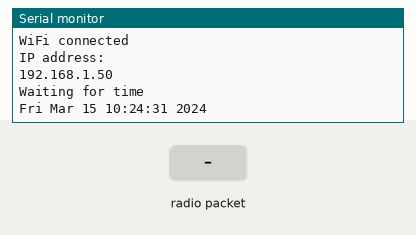
A program run on a simulated ESP32. On the bench: the last lines printed to the serial monitor. The test bench sets the inputs (shaded band). WiFi joins after 1.5 s; servers stay silent unless stated; uploads are accepted with an empty reply; the local clock reads 2024-03-15 10:24:30 at power-on unless the program sets it; no radio packets arrive unless stated.

Above: at 2.7 s.
2.8 s: radio packet "1" arrives
At 4.9 s:
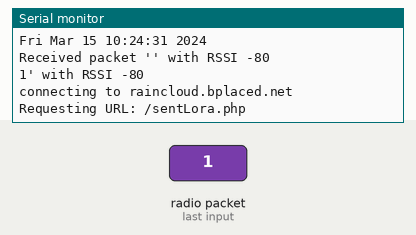
5.3 s: radio packet "0" arrives
At 6.0 s:
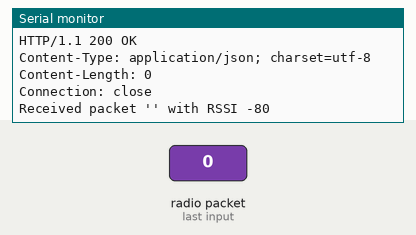
6.8 s: radio packet "2" arrives
At 8.8 s:
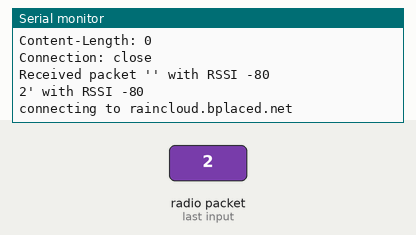

The program:

main.cpp
```cpp
#include <WiFi.h>
#include <time.h>
#include <SPI.h>
#include <LoRa.h>
#include <TinyGPS++.h>

#define myID 3

#define ss 18
#define rst 14
#define dio0 2
const char *ssid = "Freifunk";
const char *iphost = "raincloud.bplaced.net";
/*
const char *host = "api.openweathermap.org";
const char *privateKey = "3dd27852d3ad61da5c6c32f688898aa4";
const char *streamId = "....................";
*/
TinyGPSPlus gps;
double lat = 48.770814;
double lng = 9.175058;
int counter = 0;

String inputString = "";     // a String to hold incoming data
bool stringComplete = false; // whether the string is complete

void setup()
{
  inputString = "";
  Serial.begin(9600);
  //Serial1.begin(9600);
  while (!Serial)
    ;
  //replace the LoRa.begin(---E-) argument with your location's frequency
  //433E6 for Asia
  //866E6 for Europe
  //915E6 for North America
  //pinMode(ledpin,OUTPUT);
  LoRa.setPins(ss, rst, dio0);
  Serial.println("LoRa Receiver");
  int c = 0;
  while (!LoRa.begin(868E6))
  {

    Serial.print(".");
    if (c++ >= 50)
    {
      c = 0;
      Serial.println(".");
    }
    delay(500);
  }
  LoRa.setSyncWord(0xF3);
  Serial.println("LoRa Initializing OK!");

  // We start by connecting to a WiFi network

  Serial.println();
  Serial.println();
  Serial.print("Connecting to ");
  Serial.println(ssid);

  // WiFi.begin(ssid, password);
  WiFi.begin(ssid);
  while (WiFi.status() != WL_CONNECTED)
  {
    delay(500);
    Serial.print(".");
  }

  Serial.println("");
  Serial.println("WiFi connected");
  Serial.println("IP address: ");
  Serial.println(WiFi.localIP());

  int timezone = 2;
  int dst = 0;
  configTime(timezone * 3600, dst * 0, "pool.ntp.org", "time.nist.gov");
  Serial.println("\nWaiting for time");
  c = 0;
  while (!time(nullptr))
  {
    Serial.print(".");
    if (c++ >= 50)
    {
      c = 0;
      Serial.println(".");
    }
    delay(5000);
  }
  time_t now = time(nullptr);
  Serial.println(ctime(&now));
  Serial.println("");
}

int value = 0;

String postData(const char *thishost, String thisurl, String PostData)
{
  //ledON();
  Serial.print("connecting to ");
  Serial.println(thishost);
  // Use WiFiClient class to create TCP connections
  WiFiClient client;
  const int httpPort = 80;
  if (!client.connect(thishost, httpPort))
  {
    Serial.println("connection failed");
    return "connection failed";
  }
  Serial.print("Requesting URL: ");
  Serial.println(thisurl);
  // This will send the request to the server
  client.println("POST " + thisurl + " HTTP/1.1");
  client.println("Host: " + String(thishost)); //was macht das
  client.println("Cache-Control: no-cache");
  client.println("Content-Type: application/x-www-form-urlencoded"); //was macht das
  client.print("Content-Length: ");
  client.println(PostData.length());
  client.println();
  client.println(PostData);

  unsigned long timeout = millis();
  while (client.available() == 0)
  {
    if (millis() - timeout > 5000)
    {
      Serial.println(">>> Client Timeout !");
      client.stop();
      return "timeout";
    }
  }
  //Serial.println("das habe ich gefunden :");
  String line = "";
  while (client.available())
  {
    line += client.readStringUntil('\r');
  }
  //Serial.print(line);
  //Serial.println("Was macht man jetzt damit");

  return line;

  //ledOFF();
}

void loop()
{
  // try to parse packet
  int packetSize = LoRa.parsePacket();
  if (packetSize)
  {
    String LoRaData = "";
    int RSSI = LoRa.packetRssi();
    // received a packet
    Serial.print("Received packet '");
    // print RSSI of packet
    Serial.print("' with RSSI ");
    Serial.println(RSSI);

    // read packet
    while (LoRa.available())
    {

      LoRaData = LoRa.readString();

      Serial.print(LoRaData);
    }

    // print RSSI of packet
    Serial.print("' with RSSI ");
    int rssi_rx = LoRa.packetRssi();
    Serial.println(rssi_rx);

    String url = "/sentLora.php";
    String json_Msg = "{";
    json_Msg += ("\"MsgNr\":");
    json_Msg += (counter);
    json_Msg += (", \"RxID\":");
    json_Msg += (myID);
    json_Msg += (", \"RSSI\":");
    json_Msg += (rssi_rx);
    if (gps.date.isValid())
    {
      json_Msg += (", \"Date\":\"");
      if (gps.date.day() < 10)
        json_Msg += ("0");
      json_Msg += (gps.date.day());
      json_Msg += (".");
      if (gps.date.month() < 10)
        json_Msg += ("0");
      json_Msg += (gps.date.month());
      json_Msg += (".");
      json_Msg += (gps.date.year());
      json_Msg += ("\"");
    }
    if (gps.time.isValid())
    {
      json_Msg += (", \"Time\":\"");
      if (gps.time.hour() < 10)
        json_Msg += ("0");
      json_Msg += (gps.time.hour());
      json_Msg += (":");
      if (gps.time.minute() < 10)
        json_Msg += ("0");
      json_Msg += (gps.time.minute());
      json_Msg += (":");
      if (gps.time.second() < 10)
        json_Msg += ("0");
      json_Msg += (gps.time.second());
      json_Msg += ("\"");
    }
    if (gps.location.isValid())
    {
      lat = gps.location.lat();
      lng = gps.location.lng();
    }
    json_Msg += (", \"Location\":");
    json_Msg += ("{\"lat\":");
    json_Msg += String(lat, 6);
    json_Msg += (",");
    json_Msg += ("\"lng\":");
    json_Msg += String(lng, 6);
    json_Msg += ("}");

    json_Msg += (", \"Payload\":");
    json_Msg += (LoRaData);
    //LoRa.print("\"");
    json_Msg += ("}");
    ++counter;
    Serial.println(postData(iphost, url, json_Msg));
  }
}
```

Measured:
- after the input at 2.8 s, the serial monitor: prints a new line at once (image 1)
- after the input at 6.8 s, the serial monitor: prints a new line after 1.8 s (image 3)
